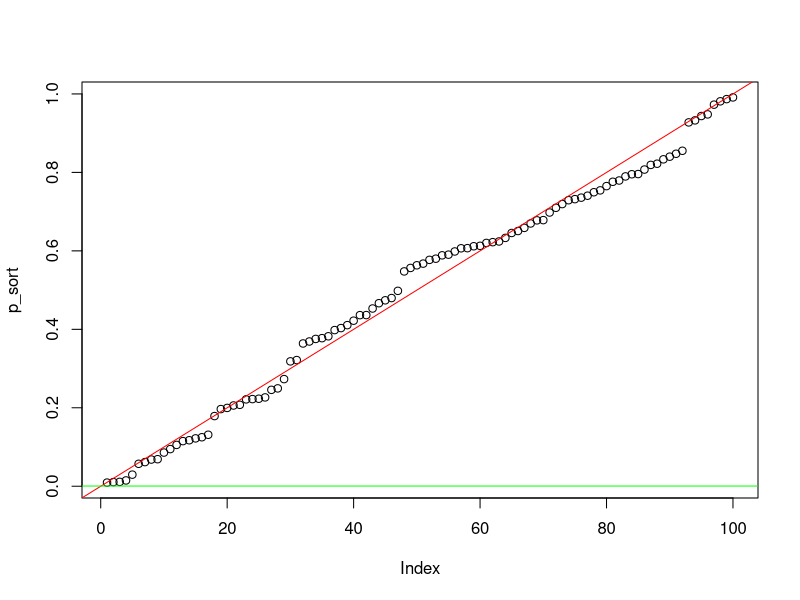
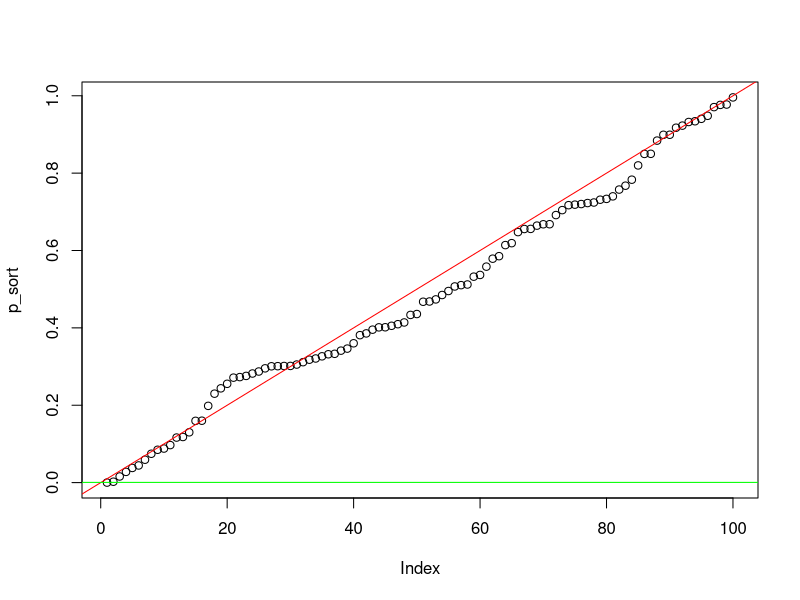

These figures' R source, in order:
alpha=0.05
n=100000
1-(1-alpha/n)^n

n=100
x=rnorm(n)
p=2*(1-pnorm(abs(x)))
p_sort=sort(p)
p_sort[1]<alpha/n
plot(p_sort)
abline(0,1/n, col="red")
abline(h=alpha/n, col="green")


n=100
x=c(rnorm(n-1),10)
p=2*(1-pnorm(abs(x)))
p_sort=sort(p)
p_sort[1]<alpha/n
plot(p_sort)
abline(0,1/n, col="red")
abline(h=alpha/n, col="green")

